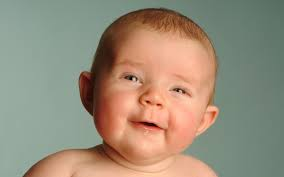
#> input picture baby.jpeg, 284 x 177 px
$ python create.py baby.jpeg   (Python 2 division)
#> lines starting #> are read from the running program, lines starting #| are printed output that depends on the picture; after the words box and inside, x2 and y2 are one past the last pixel; in counts of white or black regions, pixels touching at a corner belong together
import numpy as np
import cv2
import sys

x=sys.argv[1]
print x

try:
	test1 = cv2.imread(x)
#> test1 is the input picture: shape (177, 284, 3); mean B, G, R 122.3, 141.3, 153.4
	gray_img = cv2.cvtColor(test1, cv2.COLOR_BGR2GRAY)
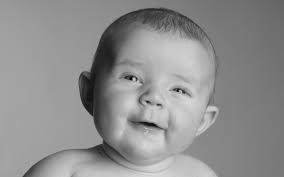
#> gray_img: shape (177, 284); min 3, max 220, mean 142.9
	haar_face_cascade = cv2.CascadeClassifier('abcd.xml')
	faces = haar_face_cascade.detectMultiScale(gray_img, scaleFactor=1.1, minNeighbors=5)
#> faces = [[91, 30, 128, 128]]

	for (x,y,w,h) in faces:
	    cv2.rectangle(test1,(x,y),(x+w,y+h),(255,0,0),2)
#> this loop made 1 pass
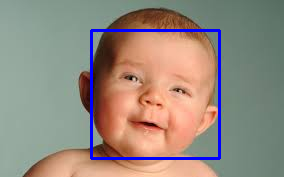
#> test1: shape (177, 284, 3); 3.05% of pixels changed, all inside (x1, y1, x2, y2) = (90, 29, 221, 160)

	cv2.imshow('img',test1)
	cv2.waitKey(0)
	cv2.destroyAllWindows()

except:
	print "The image name you provided doesn't exit or the extension name you provided is incorrect"


#print('Faces found: ', len(faces))
